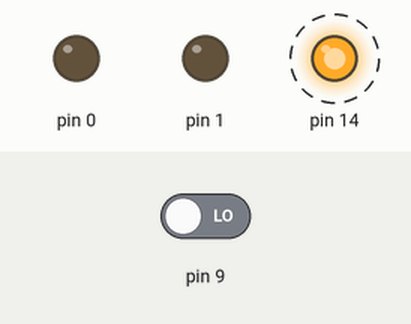
This sketch was run on a simulated Arduino Uno, built with avr-gcc and run on an emulated ATmega328P. Shown: output pins drawn as LEDs (lit = HIGH). Dashed ring = blinking. Inputs (shaded band) come from the test bench; at power-on: pin 9 LOW.

Above: at 5.05 s.
5.1 s: pin 9 driven HIGH
At 5.25 s:
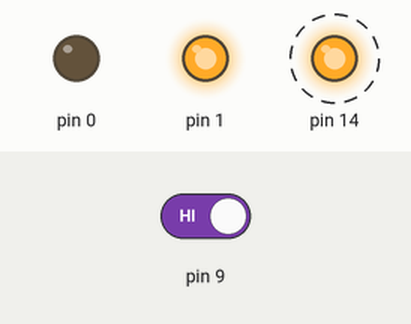
8.1 s: pin 9 driven LOW
At 8.25 s:
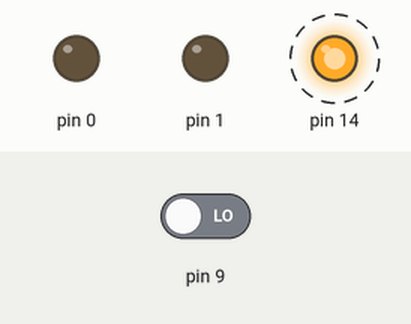
Timing chart, 0 to 17.1 s (numbered marks = the images above; inputs shaded):
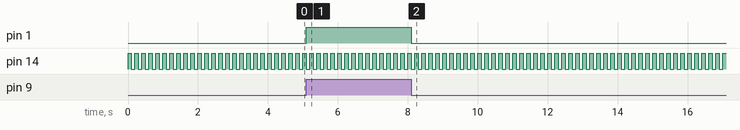

The sketch:

unbox.ino
```cpp
#include <avr/io.h>
#include <util/delay.h>
#include <avr/interrupt.h>
void inint0()
{
  PCMSK0|=(1<<PCINT1);
  PCICR=(1<<PCIE0);
  sei();
}

ISR(PCINT0_vect)
{
if(PINB&(1<<PB1))
{PORTD|=(1<<PD1);
}else PORTD&=~((1<<PD1));
}


int main(void)
{
  DDRC=0b00000001;
  DDRD=0b00000011;

  inint0();
  while(1)
  {
    PORTC^=(1<<PC0);
    _delay_ms(100);
     }
  return 0;
}
```

Measured:
- after the input at 5.1 s, pin 1: LOW → HIGH at once
- after the input at 8.1 s, pin 1: HIGH → LOW at once
- by itself, pin 14: alternates HIGH for 0.10 s and LOW for 0.10 s
